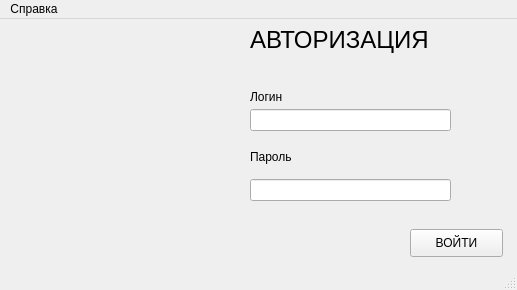
<?xml version="1.0" encoding="UTF-8"?>
<ui version="4.0">
 <class>MainWindow</class>
 <widget class="QMainWindow" name="MainWindow">
  <property name="geometry">
   <rect>
    <x>0</x>
    <y>0</y>
    <width>517</width>
    <height>290</height>
   </rect>
  </property>
  <property name="windowTitle">
   <string>MainWindow</string>
  </property>
  <widget class="QWidget" name="centralwidget">
   <widget class="QLabel" name="label">
    <property name="geometry">
     <rect>
      <x>20</x>
      <y>30</y>
      <width>181</width>
      <height>171</height>
     </rect>
    </property>
    <property name="text">
     <string/>
    </property>
    <property name="pixmap">
     <pixmap>окно логина.jpg</pixmap>
    </property>
    <property name="scaledContents">
     <bool>true</bool>
    </property>
   </widget>
   <widget class="QLabel" name="label_2">
    <property name="geometry">
     <rect>
      <x>250</x>
      <y>0</y>
      <width>281</width>
      <height>41</height>
     </rect>
    </property>
    <property name="font">
     <font>
      <pointsize>18</pointsize>
     </font>
    </property>
    <property name="mouseTracking">
     <bool>false</bool>
    </property>
    <property name="toolTipDuration">
     <number>-1</number>
    </property>
    <property name="text">
     <string>АВТОРИЗАЦИЯ</string>
    </property>
   </widget>
   <widget class="QPushButton" name="pushButton">
    <property name="geometry">
     <rect>
      <x>410</x>
      <y>210</y>
      <width>93</width>
      <height>28</height>
     </rect>
    </property>
    <property name="text">
     <string>ВОЙТИ</string>
    </property>
   </widget>
   <widget class="QLabel" name="label_3">
    <property name="geometry">
     <rect>
      <x>250</x>
      <y>70</y>
      <width>55</width>
      <height>16</height>
     </rect>
    </property>
    <property name="text">
     <string>Логин</string>
    </property>
   </widget>
   <widget class="QLabel" name="label_4">
    <property name="geometry">
     <rect>
      <x>250</x>
      <y>130</y>
      <width>55</width>
      <height>16</height>
     </rect>
    </property>
    <property name="text">
     <string>Пароль</string>
    </property>
   </widget>
   <widget class="QLineEdit" name="lineEdit">
    <property name="geometry">
     <rect>
      <x>250</x>
      <y>90</y>
      <width>201</width>
      <height>22</height>
     </rect>
    </property>
   </widget>
   <widget class="QLineEdit" name="lineEdit_2">
    <property name="geometry">
     <rect>
      <x>250</x>
      <y>160</y>
      <width>201</width>
      <height>22</height>
     </rect>
    </property>
   </widget>
  </widget>
  <widget class="QMenuBar" name="menubar">
   <property name="geometry">
    <rect>
     <x>0</x>
     <y>0</y>
     <width>517</width>
     <height>26</height>
    </rect>
   </property>
   <widget class="QMenu" name="menu">
    <property name="title">
     <string>Справка</string>
    </property>
    <addaction name="action"/>
    <addaction name="action_2"/>
   </widget>
   <addaction name="menu"/>
  </widget>
  <widget class="QStatusBar" name="statusbar"/>
  <action name="action">
   <property name="text">
    <string>Об авторе</string>
   </property>
  </action>
  <action name="action_2">
   <property name="text">
    <string>Руководство</string>
   </property>
  </action>
 </widget>
 <resources/>
 <connections/>
</ui>
